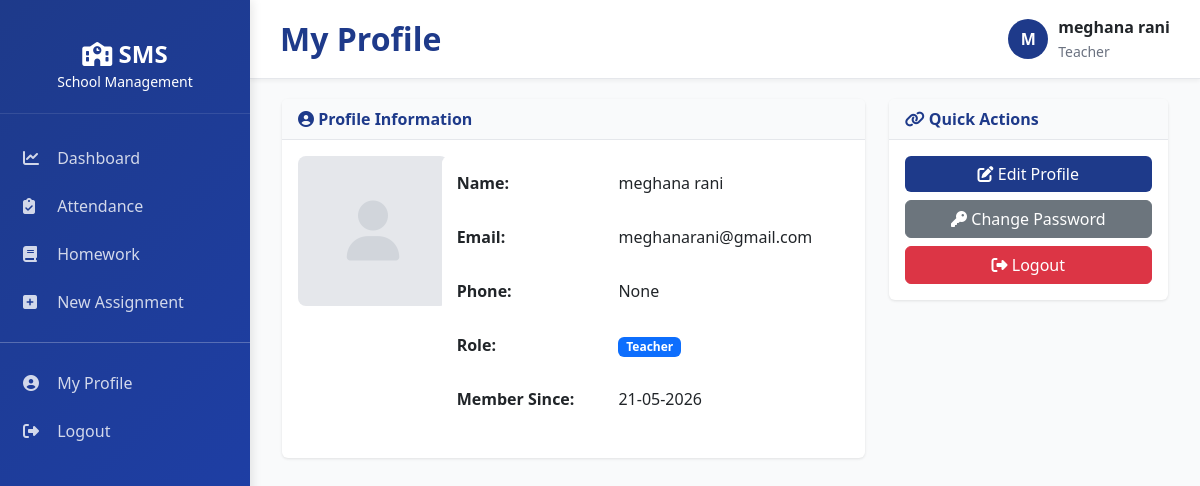
The app's page /profile/ (signed in) with its own data.
### apps/accounts/models.py (models this page shows, shortened)
class UserProfile(models.Model):
    USER_ROLES = (
        ('super_admin', 'Super Admin'),
        ('school_admin', 'School Admin'),
        ('principal', 'Principal'),
        ('teacher', 'Teacher'),
        ('student', 'Student'),
        ('parent', 'Parent'),
        ('accountant', 'Accountant'),
        ('librarian', 'Librarian'),
    )
    GENDER_CHOICES = (
        ('M', 'Male'),
        ('F', 'Female'),
        ('O', 'Other'),
    )
    user = models.OneToOneField(
        User,
        on_delete=models.CASCADE,
        related_name='profile'
    )
    role = models.CharField(
        max_length=30,
        choices=USER_ROLES,
        default='student'
    )
    school_id = models.CharField(
        max_length=50,
        null=True,
        blank=True
    )
    school_name = models.CharField(
        max_length=255,
        blank=True,
        null=True
    )
    phone = models.CharField(
        max_length=20,
        blank=True,
        null=True
    )
    address = models.TextField(
        blank=True,
        null=True
    )
    city = models.CharField(
        max_length=100,
        blank=True,
        null=True
    )
    state = models.CharField(
        max_length=100,
        blank=True,
        null=True
    )
    country = models.CharField(
        max_length=100,
        default='India',
        blank=True,
        null=True
    )
    zip_code = models.CharField(
        max_length=10,
        blank=True,
        null=True
    )
    gender = models.CharField(
        max_length=1,
        choices=GENDER_CHOICES,
        blank=True,
        null=True
    )
    dob = models.DateField(
        blank=True,
        null=True
    )
    photo = models.ImageField(
        upload_to='profile_photos/',
        blank=True,
        null=True,
        validators=[
            FileExtensionValidator(
                allowed_extensions=['jpg', 'jpeg', 'png']
            )
        ]
    )
    is_active = models.BooleanField(default=True)
    created_at = models.DateTimeField(
        auto_now_add=True
    )
    updated_at = models.DateTimeField(
        auto_now=True
    )
    class Meta:
        ordering = ['-created_at']

### apps/accounts/views.py (the view)
# urls.py: path('profile/', views.profile_view, name='profile'),
@login_required(login_url='accounts:login')
def profile_view(request):
    profile, _ = UserProfile.objects.get_or_create(user=request.user)
    return render(
        request,
        'accounts/profile.html',
        {'profile': profile, 'user': request.user},
    )

### apps/accounts/context_processors.py (called while the page is built)
def user_context(request):
    context = {}
    if request.user.is_authenticated:
        try:
            context['user_profile'] = request.user.profile
            context['user_role'] = request.user.profile.get_role_display()
        except:
            pass
    return context

### templates/accounts/profile.html (shortened to what this page needs)
{% extends "base/layout.html" %}
{% block page_title %}My Profile{% endblock %}
{% block content %}
<div class="container-fluid">
    <div class="row">
        <div class="col-md-8">
            <div class="card">
                <div class="card-header">
                    <i class="fas fa-user-circle"></i> Profile Information
                </div>
                <div class="card-body">
                    <div class="row">
                        <div class="col-md-3">
                            {% if profile.user.student_profile.photo %}
                            <img src="{{ profile.user.student_profile.photo.url }}" alt="Profile" class="img-fluid rounded">
                            {% else %}
                            <div style="width: 150px; height: 150px; background-color: #e5e7eb; border-radius: 8px; display: flex; align-items: center; justify-content: center;">
                                <i class="fas fa-user" style="font-size: 60px; color: #d1d5db;"></i>
                            </div>
                            {% endif %}
                        </div>
                        <div class="col-md-9">
                            <table class="table table-borderless">
                                <tr>
                                    <td><strong>Name:</strong></td>
                                    <td>{{ user.get_full_name }}</td>
                                </tr>
                                <tr>
                                    <td><strong>Email:</strong></td>
                                    <td>{{ user.email }}</td>
                                </tr>
                                <tr>
                                    <td><strong>Phone:</strong></td>
                                    <td>{{ profile.phone }}</td>
                                </tr>
                                <tr>
                                    <td><strong>Role:</strong></td>
                                    <td><span class="badge bg-primary">{{ profile.get_role_display }}</span></td>
                                </tr>
                                <tr>
                                    <td><strong>Member Since:</strong></td>
                                    <td>{{ profile.created_at|date:"d-m-Y" }}</td>
                                </tr>
                            </table>
                        </div>
                    </div>
                </div>
            </div>
        </div>
        <div class="col-md-4">
            <div class="card">
                <div class="card-header">
                    <i class="fas fa-link"></i> Quick Actions
                </div>
                <div class="card-body">
                    <a href="{% url 'accounts:edit_profile' %}" class="btn btn-primary w-100 mb-2">
                        <i class="fas fa-edit"></i> Edit Profile
                    </a>
                    <a href="{% url 'accounts:change_password' %}" class="btn btn-secondary w-100 mb-2">
                        <i class="fas fa-key"></i> Change Password
                    </a>
                    <a href="{% url 'accounts:logout' %}" class="btn btn-danger w-100">
                        <i class="fas fa-sign-out-alt"></i> Logout
                    </a>
                </div>
            </div>
        </div>
    </div>
</div>
{% endblock %}

### templates/base/layout.html (shortened to what this page needs)
<!DOCTYPE html>
<html lang="en">
<head>
    <link href="https://cdn.jsdelivr.net/npm/bootstrap@5.3.0/dist/css/bootstrap.min.css" rel="stylesheet">
    <link rel="stylesheet" href="https://cdnjs.cloudflare.com/ajax/libs/font-awesome/6.4.0/css/all.min.css">
</head>
<body>
{% if user.is_authenticated %}
<div class="sidebar">
    <div class="sidebar-header">
        <h4>
            <i class="fas fa-school"></i> SMS
        </h4>
        <small>School Management</small>
    </div>
    <ul class="sidebar-menu">
        {% if user_profile.role == 'super_admin' or user_profile.role == 'school_admin' %}
            <li><a href="{% url 'dashboard:admin_dashboard' %}"><i class="fas fa-chart-line"></i> Dashboard</a></li>
            <li><a href="{% url 'students:list' %}"><i class="fas fa-user-graduate"></i> Students</a></li>
            <li><a href="{% url 'teachers:list' %}"><i class="fas fa-chalkboard-user"></i> Teachers</a></li>
            <li><a href="{% url 'classes:list' %}"><i class="fas fa-building"></i> Classes</a></li>
            <li><a href="{% url 'attendance:student_attendance' %}"><i class="fas fa-clipboard-check"></i> Attendance</a></li>
        {% elif user_profile.role == 'teacher' %}
            <li><a href="{% url 'dashboard:teacher_dashboard' %}"><i class="fas fa-chart-line"></i> Dashboard</a></li>
            <li><a href="{% url 'attendance:student_attendance' %}"><i class="fas fa-clipboard-check"></i> Attendance</a></li>
            <li><a href="{% url 'homework:list' %}"><i class="fas fa-book"></i> Homework</a></li>
            <li><a href="{% url 'homework:create_assignment' %}"><i class="fas fa-plus-square"></i> New Assignment</a></li>
        {% elif user_profile.role == 'student' %}
            <li><a href="{% url 'dashboard:student_dashboard' %}"><i class="fas fa-chart-line"></i> Dashboard</a></li>
            <li><a href="{% url 'homework:list' %}"><i class="fas fa-book"></i> Homework</a></li>
            <li><a href="{% url 'students:student_assignments' %}"><i class="fas fa-book-open"></i> Assignments</a></li>
        {% endif %}
        <hr style="background: rgba(255,255,255,0.2);">
        <li>
            <a href="{% url 'accounts:profile' %}">
                <i class="fas fa-user-circle"></i> My Profile
            </a>
        </li>
        <li>
            <a href="{% url 'accounts:logout' %}">
                <i class="fas fa-sign-out-alt"></i> Logout
            </a>
        </li>
    </ul>
</div>
<div class="main-content">
    <div class="topbar">
        <div class="topbar-left">
            <h2>
                {% block page_title %}{% endblock %}
            </h2>
        </div>
        <div class="topbar-right">
            <div class="user-menu">
                <div class="user-avatar">
                    {{ user.first_name|slice:":1"|upper }}
                </div>
                <div>
                    <div style="font-weight:600;">
                        {{ user.get_full_name }}
                    </div>
                    <small style="color:#6b7280;">
                        {{ user_profile.get_role_display }}
                    </small>
                </div>
            </div>
        </div>
    </div>
    {% block content %}
    {% endblock %}
</div>
{% else %}
{% block auth_content %}
{% endblock %}
{% endif %}
</body>
</html>

### templates/base/layout.html (style rules this page uses)
:root { --primary-color: #1e3a8a; --secondary-color: #0f766e; --danger-color: #dc2626; --warning-color: #d97706; --success-color: #059669; --light-bg: #f9fafb; --border-color: #e5e7eb; }
* { margin: 0; padding: 0; box-sizing: border-box; }
body { font-family: 'Segoe UI', Tahoma, Geneva, Verdana, sans-serif; background-color: var(--light-bg); }
.sidebar { background: linear-gradient(135deg, var(--primary-color) 0%, #1e40af 100%); min-height: 100vh; position: fixed; left: 0; top: 0; width: 250px; padding: 20px 0; color: white; box-shadow: 2px 0 10px rgba(0,0,0,0.1); overflow-y: auto; }
.sidebar-header { padding: 20px; text-align: center; border-bottom: 1px solid rgba(255,255,255,0.1); margin-bottom: 20px; }
.sidebar-header h4 { margin: 0; font-weight: 700; }
.sidebar-menu { list-style: none; padding: 0; }
.sidebar-menu li { margin: 0; }
.sidebar-menu a { display: block; padding: 12px 20px; color: rgba(255,255,255,0.8); text-decoration: none; transition: 0.3s; border-left: 3px solid transparent; }
.sidebar-menu a i { margin-right: 10px; width: 20px; }
.main-content { margin-left: 250px; padding: 20px; }
.topbar { background: white; padding: 15px 30px; border-bottom: 1px solid var(--border-color); display: flex; justify-content: space-between; align-items: center; margin: -20px -20px 20px -20px; box-shadow: 0 2px 4px rgba(0,0,0,0.05); }
.topbar-left h2 { margin: 0; color: var(--primary-color); font-weight: 700; }
.topbar-right { display: flex; align-items: center; gap: 20px; }
.user-menu { display: flex; align-items: center; gap: 10px; }
.user-avatar { width: 40px; height: 40px; border-radius: 50%; background: var(--primary-color); display: flex; align-items: center; justify-content: center; color: white; font-weight: 700; }
.card { border: none; box-shadow: 0 1px 3px rgba(0,0,0,0.1); margin-bottom: 20px; transition: 0.3s; }
.card-header { background: var(--light-bg); border-bottom: 1px solid var(--border-color); font-weight: 600; color: var(--primary-color); }
.table { background: white; border-radius: 8px; overflow: hidden; }
.table tbody td { padding: 15px; }
.btn-primary { background: var(--primary-color); border: none; }

### records on screen
UserProfile: role "Teacher", phone "None", created_at "21-05-2026"

### other values on screen
{{ user.first_name|slice:":1"|upper }} "M"
{{ user.get_full_name }} "meghana rani"
{{ user.email }} "meghanarani@gmail.com"
